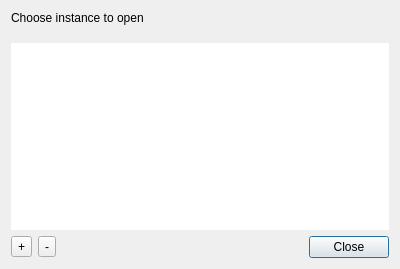
<?xml version="1.0" encoding="UTF-8"?>
<ui version="4.0">
 <class>UIInstancesDlg</class>
 <widget class="QDialog" name="UIInstancesDlg">
  <property name="geometry">
   <rect>
    <x>0</x>
    <y>0</y>
    <width>400</width>
    <height>269</height>
   </rect>
  </property>
  <property name="windowTitle">
   <string>Instances</string>
  </property>
  <layout class="QVBoxLayout" name="verticalLayout">
   <item>
    <layout class="QHBoxLayout" name="horizontalLayout_2">
     <property name="spacing">
      <number>12</number>
     </property>
     <property name="bottomMargin">
      <number>12</number>
     </property>
     <item>
      <widget class="QLabel" name="ui_labelInstances">
       <property name="text">
        <string>Choose instance to open</string>
       </property>
      </widget>
     </item>
    </layout>
   </item>
   <item>
    <widget class="QListWidget" name="ui_instancesList">
     <property name="autoFillBackground">
      <bool>false</bool>
     </property>
     <property name="frameShape">
      <enum>QFrame::NoFrame</enum>
     </property>
     <property name="frameShadow">
      <enum>QFrame::Plain</enum>
     </property>
     <property name="modelColumn">
      <number>0</number>
     </property>
    </widget>
   </item>
   <item>
    <layout class="QHBoxLayout" name="horizontalLayout">
     <item>
      <widget class="QToolButton" name="ui_instance_add">
       <property name="toolTip">
        <string>add new instance</string>
       </property>
       <property name="text">
        <string>+</string>
       </property>
       <property name="icon">
        <iconset theme="list-add">
         <normaloff>.</normaloff>.</iconset>
       </property>
      </widget>
     </item>
     <item>
      <widget class="QToolButton" name="ui_instance_del">
       <property name="toolTip">
        <string>remove instances</string>
       </property>
       <property name="text">
        <string>-</string>
       </property>
       <property name="icon">
        <iconset theme="list-remove">
         <normaloff>.</normaloff>.</iconset>
       </property>
       <property name="checkable">
        <bool>true</bool>
       </property>
      </widget>
     </item>
     <item>
      <spacer name="horizontalSpacer">
       <property name="orientation">
        <enum>Qt::Horizontal</enum>
       </property>
       <property name="sizeHint" stdset="0">
        <size>
         <width>40</width>
         <height>20</height>
        </size>
       </property>
      </spacer>
     </item>
     <item>
      <widget class="QDialogButtonBox" name="ui_instances_buttonBox">
       <property name="orientation">
        <enum>Qt::Horizontal</enum>
       </property>
       <property name="standardButtons">
        <set>QDialogButtonBox::Close</set>
       </property>
      </widget>
     </item>
    </layout>
   </item>
  </layout>
 </widget>
 <resources>
  <include location="../resources.qrc"/>
 </resources>
 <connections>
  <connection>
   <sender>ui_instances_buttonBox</sender>
   <signal>accepted()</signal>
   <receiver>UIInstancesDlg</receiver>
   <slot>accept()</slot>
   <hints>
    <hint type="sourcelabel">
     <x>248</x>
     <y>254</y>
    </hint>
    <hint type="destinationlabel">
     <x>157</x>
     <y>268</y>
    </hint>
   </hints>
  </connection>
  <connection>
   <sender>ui_instances_buttonBox</sender>
   <signal>rejected()</signal>
   <receiver>UIInstancesDlg</receiver>
   <slot>reject()</slot>
   <hints>
    <hint type="sourcelabel">
     <x>389</x>
     <y>254</y>
    </hint>
    <hint type="destinationlabel">
     <x>286</x>
     <y>268</y>
    </hint>
   </hints>
  </connection>
 </connections>
</ui>
